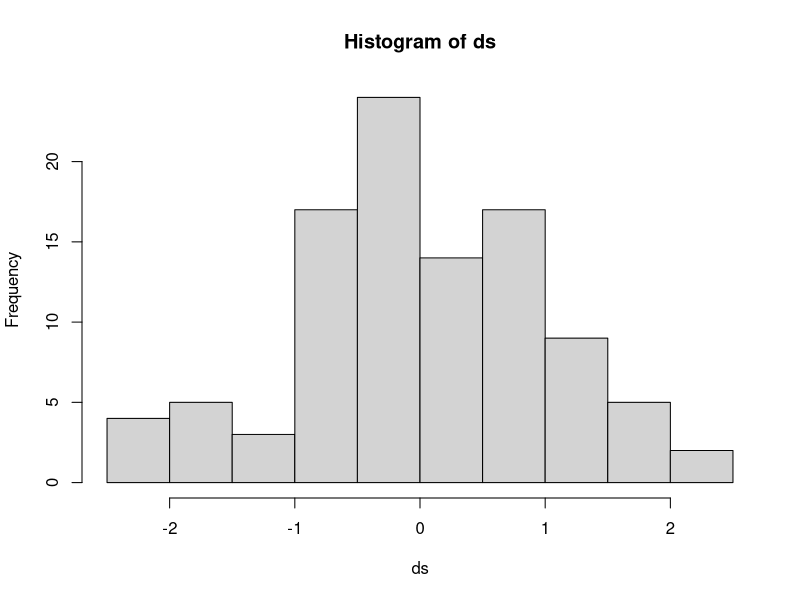

Generate this figure with R:
## ---- chunk 1
ds <- rnorm(100)
hist(ds)
